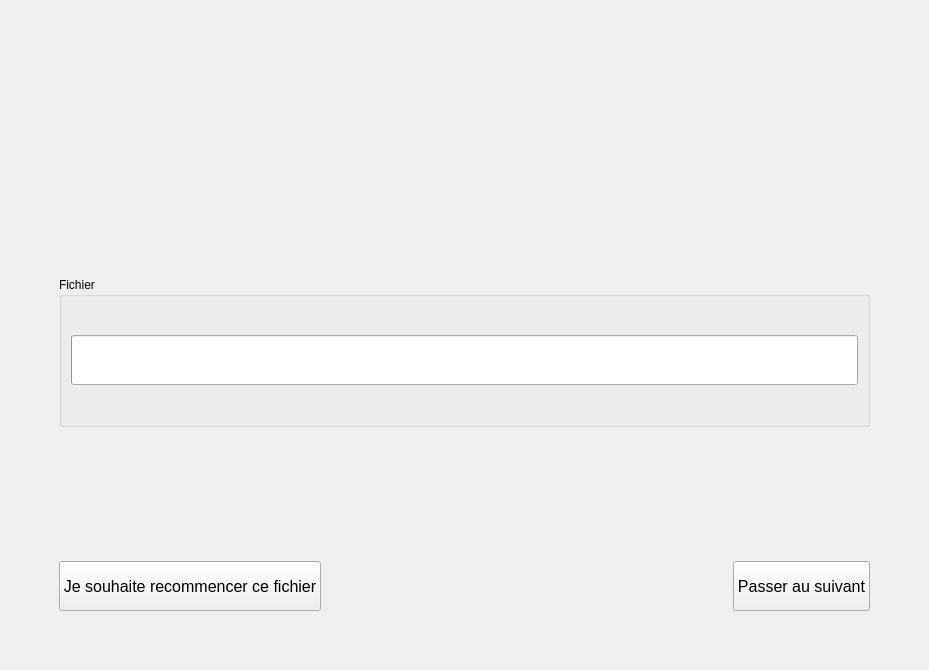
<?xml version="1.0" encoding="UTF-8"?>
<ui version="4.0">
 <class>TappingTestForm</class>
 <widget class="QWidget" name="TappingTestForm">
  <property name="geometry">
   <rect>
    <x>0</x>
    <y>0</y>
    <width>929</width>
    <height>670</height>
   </rect>
  </property>
  <property name="windowTitle">
   <string>Form</string>
  </property>
  <layout class="QGridLayout" name="gridLayout">
   <property name="leftMargin">
    <number>50</number>
   </property>
   <property name="topMargin">
    <number>50</number>
   </property>
   <property name="rightMargin">
    <number>50</number>
   </property>
   <property name="bottomMargin">
    <number>50</number>
   </property>
   <item row="0" column="0">
    <widget class="QStackedWidget" name="stackedWidget">
     <property name="currentIndex">
      <number>1</number>
     </property>
     <widget class="QWidget" name="pageInstructions">
      <layout class="QGridLayout" name="gridLayout_3">
       <item row="1" column="0">
        <spacer name="verticalSpacerAfterTitle">
         <property name="orientation">
          <enum>Qt::Vertical</enum>
         </property>
         <property name="sizeHint" stdset="0">
          <size>
           <width>20</width>
           <height>100</height>
          </size>
         </property>
        </spacer>
       </item>
       <item row="2" column="0">
        <widget class="QLabel" name="labelInstructions">
         <property name="minimumSize">
          <size>
           <width>0</width>
           <height>300</height>
          </size>
         </property>
         <property name="font">
          <font>
           <pointsize>14</pointsize>
          </font>
         </property>
         <property name="text">
          <string>TextLabel</string>
         </property>
         <property name="alignment">
          <set>Qt::AlignCenter</set>
         </property>
         <property name="wordWrap">
          <bool>true</bool>
         </property>
        </widget>
       </item>
       <item row="0" column="0">
        <widget class="QLabel" name="labelTitle">
         <property name="font">
          <font>
           <pointsize>18</pointsize>
          </font>
         </property>
         <property name="text">
          <string>TextLabel</string>
         </property>
         <property name="alignment">
          <set>Qt::AlignCenter</set>
         </property>
        </widget>
       </item>
       <item row="3" column="0">
        <spacer name="verticalSpacerAfterInstructions">
         <property name="orientation">
          <enum>Qt::Vertical</enum>
         </property>
         <property name="sizeHint" stdset="0">
          <size>
           <width>20</width>
           <height>100</height>
          </size>
         </property>
        </spacer>
       </item>
       <item row="4" column="0">
        <widget class="QPushButton" name="buttonInstructionsNext">
         <property name="minimumSize">
          <size>
           <width>0</width>
           <height>50</height>
          </size>
         </property>
         <property name="font">
          <font>
           <pointsize>14</pointsize>
          </font>
         </property>
         <property name="text">
          <string>Appuyez ici pour continuer</string>
         </property>
         <property name="shortcut">
          <string>Space</string>
         </property>
        </widget>
       </item>
      </layout>
     </widget>
     <widget class="QWidget" name="pageTapping">
      <layout class="QGridLayout" name="gridLayout_2">
       <item row="1" column="0" colspan="4">
        <widget class="QGroupBox" name="groupBox">
         <property name="minimumSize">
          <size>
           <width>0</width>
           <height>150</height>
          </size>
         </property>
         <property name="title">
          <string>Fichier</string>
         </property>
         <layout class="QGridLayout" name="gridLayout_4">
          <item row="0" column="0">
           <widget class="QProgressBar" name="progressBar">
            <property name="minimumSize">
             <size>
              <width>0</width>
              <height>50</height>
             </size>
            </property>
            <property name="maximum">
             <number>1000</number>
            </property>
            <property name="value">
             <number>0</number>
            </property>
            <property name="textVisible">
             <bool>false</bool>
            </property>
           </widget>
          </item>
         </layout>
        </widget>
       </item>
       <item row="3" column="0" colspan="2">
        <widget class="QPushButton" name="buttonRepeat">
         <property name="sizePolicy">
          <sizepolicy hsizetype="Minimum" vsizetype="Fixed">
           <horstretch>0</horstretch>
           <verstretch>0</verstretch>
          </sizepolicy>
         </property>
         <property name="minimumSize">
          <size>
           <width>0</width>
           <height>50</height>
          </size>
         </property>
         <property name="font">
          <font>
           <pointsize>12</pointsize>
          </font>
         </property>
         <property name="text">
          <string>Je souhaite recommencer ce fichier</string>
         </property>
        </widget>
       </item>
       <item row="3" column="2">
        <spacer name="horizontalSpacer">
         <property name="orientation">
          <enum>Qt::Horizontal</enum>
         </property>
         <property name="sizeHint" stdset="0">
          <size>
           <width>178</width>
           <height>20</height>
          </size>
         </property>
        </spacer>
       </item>
       <item row="3" column="3">
        <widget class="QPushButton" name="buttonNext">
         <property name="minimumSize">
          <size>
           <width>0</width>
           <height>50</height>
          </size>
         </property>
         <property name="font">
          <font>
           <pointsize>12</pointsize>
          </font>
         </property>
         <property name="text">
          <string>Passer au suivant</string>
         </property>
        </widget>
       </item>
       <item row="0" column="0" colspan="4">
        <spacer name="verticalSpacerUp">
         <property name="orientation">
          <enum>Qt::Vertical</enum>
         </property>
         <property name="sizeHint" stdset="0">
          <size>
           <width>20</width>
           <height>235</height>
          </size>
         </property>
        </spacer>
       </item>
       <item row="2" column="0" colspan="4">
        <spacer name="verticalSpacerDown">
         <property name="orientation">
          <enum>Qt::Vertical</enum>
         </property>
         <property name="sizeHint" stdset="0">
          <size>
           <width>808</width>
           <height>144</height>
          </size>
         </property>
        </spacer>
       </item>
      </layout>
     </widget>
    </widget>
   </item>
  </layout>
 </widget>
 <resources/>
 <connections/>
</ui>
